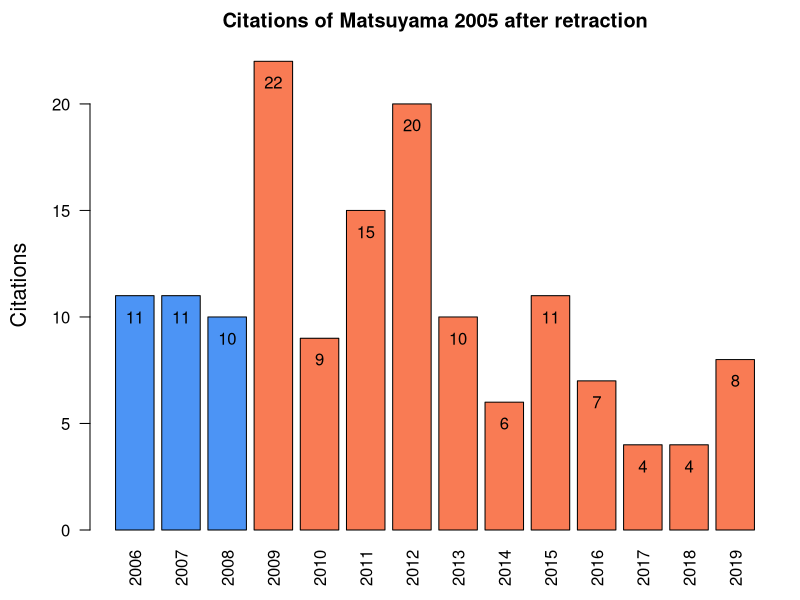

Source code (R):
# redraw Schneider 2020 figure 1
# https://link.springer.com/article/10.1007/s11192-020-03631-1

years <- seq(2006,2019,1)

citations <- c(11,11,10,22,9,15,20,10,6,11,7,4,4,8)
is_retracted <- rep(c(FALSE, TRUE), c(3,11) )

pdf(file = "~/git/schneider2020_fig1_redo_example.pdf", width = 5, height = 3)
par(mar=c(3.5,4.5,2,1))
b <- barplot(citations, names.arg = years, ylim = c(0,23),
             main = "Citations of Matsuyama 2005 after retraction",
             xlab = "", ylab = "Citations", cex.lab=1.3,
        col = ifelse(is_retracted,"#f97b54ff", "#4c94f5ff" ), las=2,  )
text(b, citations-1, citations)
dev.off()


#